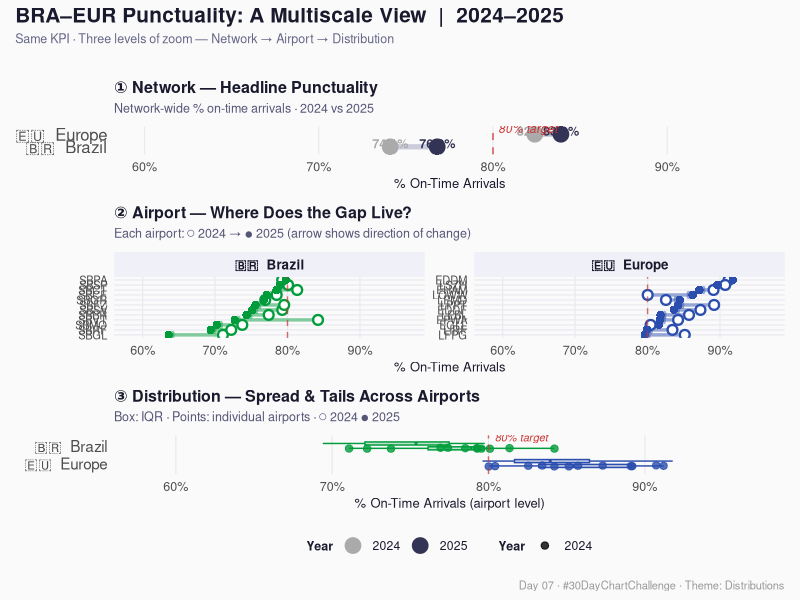

Reproduce this figure in R.
## ---- chunk 1

# =============================================================================
# Day 07 – Multiscale Distributions (Zoom Ladder)
# BRA vs EUR | Arrival Punctuality + Delay | 2024–2025
# =============================================================================

library(tidyverse)
library(patchwork)
library(scales)

# ── Colour palette & shared theme ────────────────────────────────────────────
pal_region  <- c("BRA" = "#009C3B", "EUR" = "#2B4EAE")
pal_year    <- c("2024" = "#888888", "2025" = "#111111")
THRESHOLD   <- 80   # % on-time reference line

theme_day07 <- function(base_size = 11) {
  theme_minimal(base_size = base_size) +
    theme(
      text                = element_text(family = "sans", color = "#1a1a2e"),
      plot.title          = element_text(size = rel(1.05), face = "bold",
                                         margin = margin(b = 4)),
      plot.subtitle       = element_text(size = rel(0.82), color = "#555577",
                                         margin = margin(b = 8)),
      axis.text           = element_text(size = rel(0.82)),
      axis.title          = element_text(size = rel(0.85)),
      panel.grid.minor    = element_blank(),
      panel.grid.major.y  = element_line(color = "#e8e8f0", linewidth = 0.4),
      panel.grid.major.x  = element_line(color = "#e8e8f0", linewidth = 0.4),
      strip.text          = element_text(face = "bold", size = rel(0.88),
                                         color = "#1a1a2e"),
      strip.background    = element_rect(fill = "#f0f0f8", color = NA),
      legend.position     = "bottom",
      legend.title        = element_text(size = rel(0.82), face = "bold"),
      legend.text         = element_text(size = rel(0.80)),
      plot.background     = element_rect(fill = "#fafafa", color = NA),
      panel.background    = element_rect(fill = "#fafafa", color = NA)
    )
}

# =============================================================================
# DATA – FICTITIOUS BUT REALISTIC
# =============================================================================

# ── Level 1: Network aggregates ───────────────────────────────────────────────
df_network <- tribble(
  ~region, ~year, ~pct_ontime, ~avg_delay_min,
  "BRA",   2024,   74.1,        18.3,
  "BRA",   2025,   76.8,        16.7,
  "EUR",   2024,   82.4,         9.8,
  "EUR",   2025,   83.9,         9.1
) |>
  mutate(year = factor(year))

# ── Level 2: Airport-level summary ───────────────────────────────────────────
set.seed(42)

bra_airports <- tibble(
  region       = "BRA",
  airport_icao = c("SBGR","SBSP","SBBR","SBGL","SBCF",
                   "SBRF","SBSV","SBPA","SBFZ","SBCT",
                   "SBMO","SBVT"),
  airport_name = c("Guarulhos","Congonhas","Brasília","Galeão","Confins",
                   "Recife","Salvador","Porto Alegre","Fortaleza","Curitiba",
                   "Maceió","Vitória"),
  base_ontime  = c(72, 80, 75, 68, 76, 71, 74, 78, 73, 80, 69, 77),
  base_delay   = c(19, 14, 17, 22, 16, 20, 18, 15, 19, 14, 21, 16)
)

eur_airports <- tibble(
  region       = "EUR",
  airport_icao = c("EGLL","LFPG","EDDF","LEMD","LIRF",
                   "EHAM","LEBL","LPPT","EDDM","LSZH",
                   "LOWW","EPWA"),
  airport_name = c("London LHR","Paris CDG","Frankfurt","Madrid","Rome FCO",
                   "Amsterdam","Barcelona","Lisbon","Munich","Zurich",
                   "Vienna","Warsaw"),
  base_ontime  = c(80, 82, 85, 83, 78, 86, 84, 87, 88, 89, 86, 82),
  base_delay   = c(11,  9,  8, 10, 13,  7,  9,  7,  6,  5,  7,  9)
)

# Generate 2023 and 2024 with small realistic variation
make_yearly <- function(df, yr, noise_sd_ot = 2.5, noise_sd_dl = 1.8) {
  df |>
    mutate(
      year        = factor(yr),
      pct_ontime  = pmax(55, pmin(97,
                      base_ontime + rnorm(n(), mean = ifelse(yr == 2024, 1.5, 0),
                                         sd = noise_sd_ot))),
      avg_delay   = pmax(3,
                      base_delay  + rnorm(n(), mean = ifelse(yr == 2024, -0.8, 0),
                                         sd = noise_sd_dl))
    ) |>
    select(-base_ontime, -base_delay)
}

df_airport <- bind_rows(
  make_yearly(bra_airports, 2024),
  make_yearly(bra_airports, 2025),
  make_yearly(eur_airports, 2024),
  make_yearly(eur_airports, 2025)
)

# =============================================================================
# PANEL 1 – NETWORK LEVEL (lollipop)
# =============================================================================

p1 <- ggplot(df_network,
             aes(x = pct_ontime, y = region, color = year, group = region)) +
  # connecting line between years
  geom_line(color = "#ccccdd", linewidth = 1.8, lineend = "round") +
  geom_point(aes(color = year), size = 5) +
  geom_text(aes(label = sprintf("%.1f%%", pct_ontime), color = year),
            nudge_y = 0.28, size = 3.2, fontface = "bold") +
  geom_vline(xintercept = THRESHOLD, linetype = "dashed",
             color = "#cc3333", linewidth = 0.6, alpha = 0.7) +
  annotate("text", x = THRESHOLD + 0.3, y = 2.45, label = "80% target",
           color = "#cc3333", size = 3, hjust = 0, fontface = "italic") +
  scale_x_continuous(limits = c(60, 95),
                     labels = label_number(suffix = "%")) +
  scale_color_manual(values = c("2024" = "#aaaaaa", "2025" = "#333355"),
                     name = "Year") +
  scale_y_discrete(labels = c("BRA" = "🇧🇷  Brazil", "EUR" = "🇪🇺  Europe")) +
  labs(
    title    = "① Network — Headline Punctuality",
    subtitle = "Network-wide % on-time arrivals · 2024 vs 2025",
    x = "% On-Time Arrivals", y = NULL
  ) +
  theme_day07() +
  theme(
    panel.grid.major.y = element_blank(),
    axis.text.y = element_text(size = 12)
  )

# =============================================================================
# PANEL 2 – AIRPORT LEVEL (slope / dot-range)
# =============================================================================

# Wide for slope arrows
df_airport_wide <- df_airport |>
  select(region, airport_icao, airport_name, year, pct_ontime) |>
  pivot_wider(names_from = year, values_from = pct_ontime,
              names_prefix = "y") |>
  mutate(
    improved = y2025 >= y2024,
    region_label = if_else(region == "BRA", "🇧🇷  Brazil", "🇪🇺  Europe")
  )

# Reorder airports within each facet by 2024 value
df_airport_wide <- df_airport_wide |>
  group_by(region) |>
  mutate(airport_fct = fct_reorder(airport_icao, y2025)) |>
  ungroup()

# Rebuild long for geom_point overlay
df_airport_long <- df_airport_wide |>
  pivot_longer(c(y2024, y2025), names_to = "year", values_to = "pct_ontime") |>
  mutate(year = recode(year, y2024 = "2024", y2025 = "2025"))

p2 <- ggplot(df_airport_wide,
             aes(y = airport_fct)) +
  # Segment 2023→2024
  geom_segment(aes(x = y2024, xend = y2025,
                   yend = airport_fct,
                   color = region),
               linewidth = 1.2, alpha = 0.45,
               arrow = arrow(length = unit(0.12, "cm"), type = "closed")) +
  # 2023 dot (open)
  geom_point(data = df_airport_long |> filter(year == "2024"),
             aes(x = pct_ontime, color = region),
             size = 2.5, shape = 21, fill = "white", stroke = 1.2) +
  # 2024 dot (filled)
  geom_point(data = df_airport_long |> filter(year == "2025"),
             aes(x = pct_ontime, color = region),
             size = 2.5, shape = 16) +
  geom_vline(xintercept = THRESHOLD, linetype = "dashed",
             color = "#cc3333", linewidth = 0.5, alpha = 0.7) +
  facet_wrap(~region_label, scales = "free_y", ncol = 2) +
  scale_color_manual(values = pal_region, guide = "none") +
  scale_x_continuous(limits = c(58, 97),
                     labels = label_number(suffix = "%")) +
  labs(
    title    = "② Airport — Where Does the Gap Live?",
    subtitle = "Each airport: ○ 2024 → ● 2025 (arrow shows direction of change)",
    x = "% On-Time Arrivals", y = NULL
  ) +
  theme_day07() +
  theme(axis.text.y = element_text(size = 8))

# =============================================================================
# PANEL 3 – DISTRIBUTION (density / half-violin of airport values)
# =============================================================================

df_dist <- df_airport |>
  mutate(
    region_label = if_else(region == "BRA", "🇧🇷  Brazil", "🇪🇺  Europe"),
    region_label = fct_rev(region_label)   # EUR on top
  )

p3 <- ggplot(df_dist,
             aes(x = pct_ontime, y = region_label,
                 fill = region, color = region)) +
  # Boxplot interior
  geom_boxplot(aes(group = interaction(region, year)),
               position = position_dodge(width = 0.55),
               width = 0.35, alpha = 0.25,
               outlier.shape = NA, linewidth = 0.5) +
  # Jitter points coloured by year
  geom_jitter(aes(shape = year, group = interaction(region, year)),
              position = position_jitterdodge(jitter.width = 0.15,
                                             dodge.width = 0.55),
              size = 2.2, alpha = 0.8) +
  geom_vline(xintercept = THRESHOLD, linetype = "dashed",
             color = "#cc3333", linewidth = 0.5, alpha = 0.7) +
  annotate("text", x = THRESHOLD + 0.4, y = 2.48, label = "80% target",
           color = "#cc3333", size = 2.8, hjust = 0, fontface = "italic") +
  scale_fill_manual(values  = pal_region, guide = "none") +
  scale_color_manual(values = pal_region, guide = "none") +
  scale_shape_manual(values = c("2023" = 21, "2024" = 19), name = "Year") +
  scale_x_continuous(limits = c(58, 97),
                     labels = label_number(suffix = "%")) +
  labs(
    title    = "③ Distribution — Spread & Tails Across Airports",
    subtitle = "Box: IQR · Points: individual airports · ○ 2024 ● 2025",
    x = "% On-Time Arrivals (airport level)", y = NULL
  ) +
  theme_day07() +
  theme(
    panel.grid.major.y = element_blank(),
    axis.text.y = element_text(size = 11)
  )

# =============================================================================
# COMPOSE – patchwork
# =============================================================================

final_plot <- (p1 / p2 / p3) +
  plot_annotation(
    title    = "BRA–EUR Punctuality: A Multiscale View  |  2024–2025",
    subtitle = paste0(
      "Same KPI · Three levels of zoom — Network → Airport → Distribution\n"
      ),
    caption  = "Day 07 · #30DayChartChallenge · Theme: Distributions",
    theme = theme(
      plot.title    = element_text(size = 15, face = "bold", color = "#1a1a2e",
                                   margin = margin(b = 4)),
      plot.subtitle = element_text(size = 9,  color = "#666688",
                                   margin = margin(b = 10)),
      plot.caption  = element_text(size = 8,  color = "#999999", hjust = 1),
      plot.background = element_rect(fill = "#fafafa", color = NA)
    )
  ) +
  plot_layout(heights = c(1, 2.2, 1.4), guides = "collect") &
  theme(legend.position = "bottom")

# =============================================================================
# SAVE
# =============================================================================

ggsave(
  filename = "./figures/day07_distributions.png",
  plot     = final_plot,
  width    = 12,
  height   = 13,
  dpi      = 200,
  bg       = "#fafafa"
)

message("✅  Saved: day07_distributions.png")
